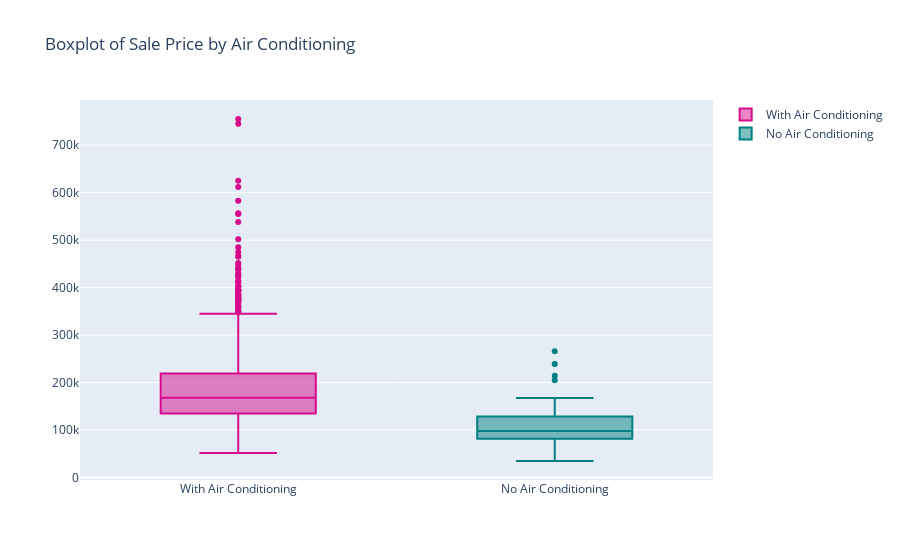

The notebook cell this image was saved under:
### Markdown cell above
### Histograms and Boxplots by Groups

### Code cell
trace0 = go.Box(y = df.loc[df['CentralAir'] == 'Y']['SalePrice']
                , name = 'With Air Conditioning'
                , marker = dict(color='rgb(214, 12,140)'
                               )
               )

trace1 = go.Box(y = df.loc[df['CentralAir'] == 'N']['SalePrice']
                , name = 'No Air Conditioning'
                , marker = dict(color = 'rgb(0, 128, 128)'
                               )
               )

data = [trace0, trace1]
layout = go.Layout(title = 'Boxplot of Sale Price by Air Conditioning')

fig = go.Figure(data = data
                , layout=layout
               )
import plotly.io as py # updated, plotly.plotly is deprecated
py.show(fig) # have to use show, not iplot(fig)

### Figure 1 — Plotly figure (JSON) as saved in the notebook; plotly's stock layout.template omitted (floating-point values rounded to 4 significant figures; data arrays with more than 128 entries replaced by an {"elided": "..."} marker saying what was removed)
{"data": [{"marker": {"color": "rgb(214, 12,140)"}, "name": "With Air Conditioning", "type": "box", "y": {"elided": "1365 int values"}}, {"marker": {"color": "rgb(0, 128, 128)"}, "name": "No Air Conditioning", "type": "box", "y": [68500, 40000, 82000, 110000, 101000, 107400, 136500, 85000, 133900, 83000, 115000, 84500, 79000, 98000, 107000, 79000, 137000, 73000, 205000, 135900, 87000, 214500, 78000, 87500, 95000, 61000, 76000, 145000, 239000, 126000, 90350, 118000, 98000, 160000, 34900, 96500, 106250, 39300, 128000, 131500, 114504, 67000, 60000, 103600, 87000, 55000, 129000, 163000, 93500, 265979, 98000, 106000, 55993, 93000, 140000, 141000, 109500, 118500, 106500, 88000, 145000, 35311, 145000, 37900, 135000, 167500, 125000, 91000, 82000, 100000, 85000, 84000, 90000, 92900, 60000, 102000, 94000, 80000, 80500, 137900, 130000, 129500, 122000, 107500, 72500, 55000, 52500, 122000, 91000, 58500, 136000, 163000, 90000, 121000, 112000]}], "layout": {"title": {"text": "Boxplot of Sale Price by Air Conditioning"}}}
